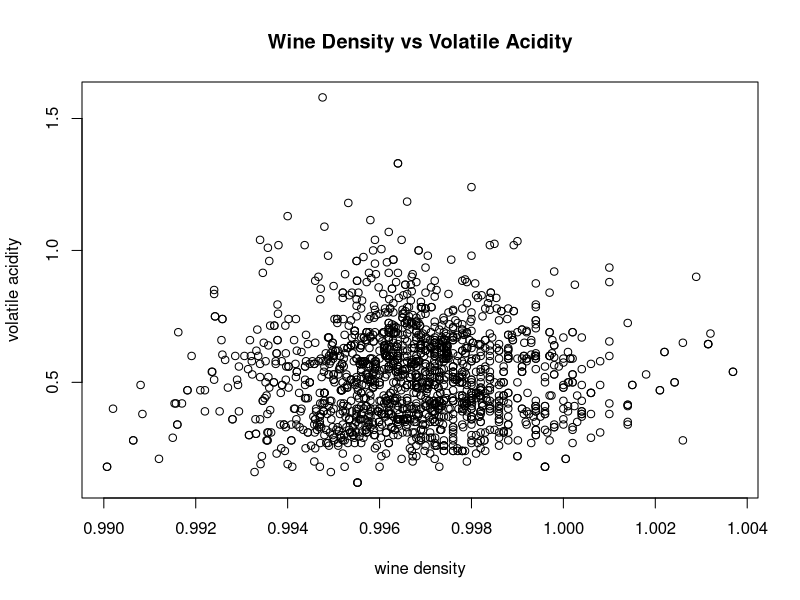
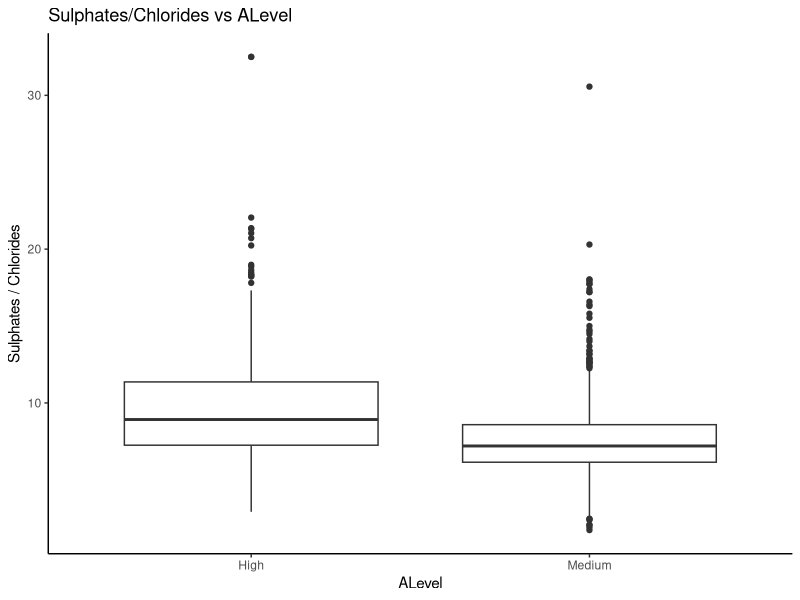
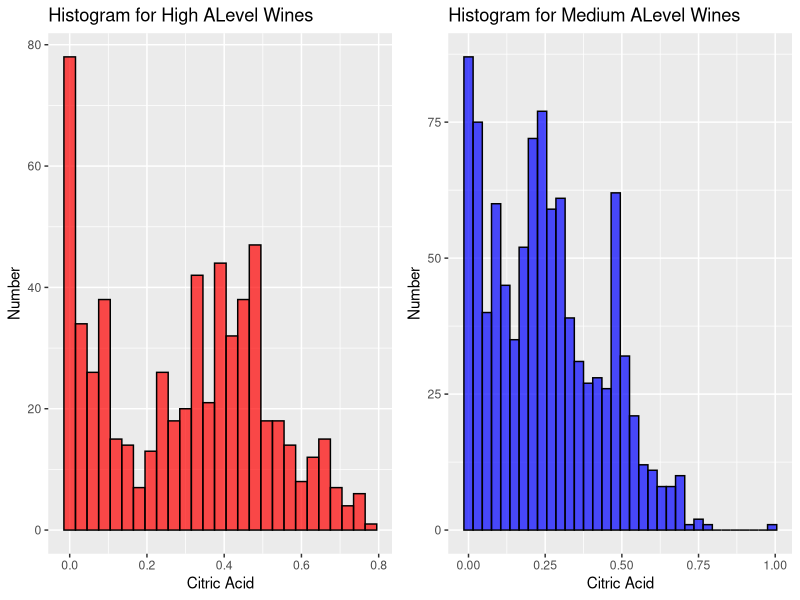
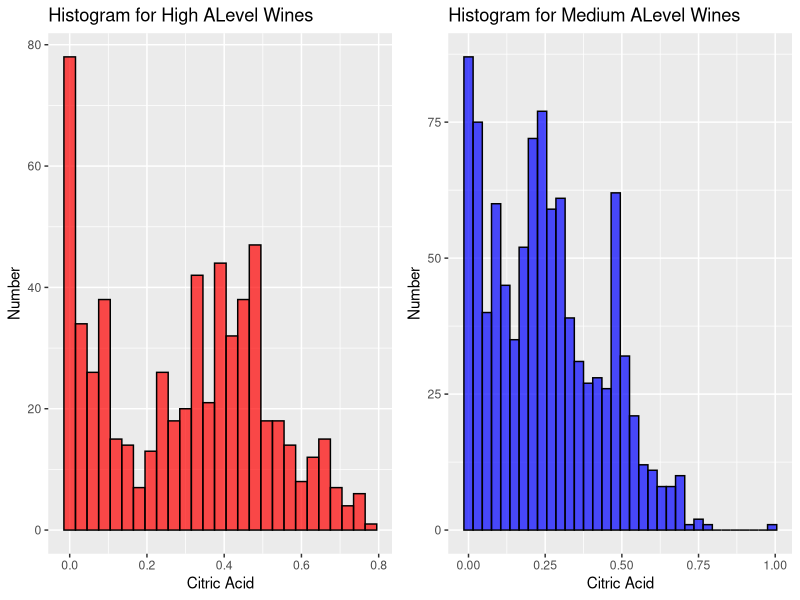
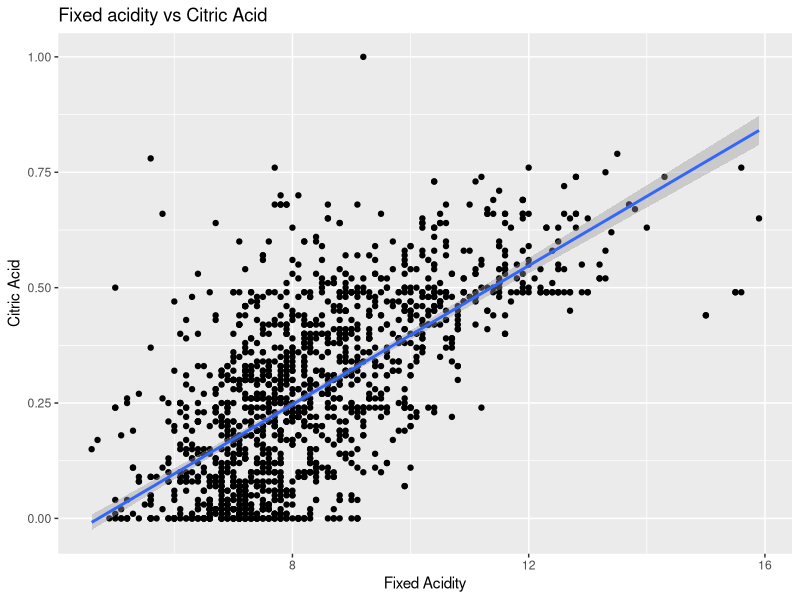
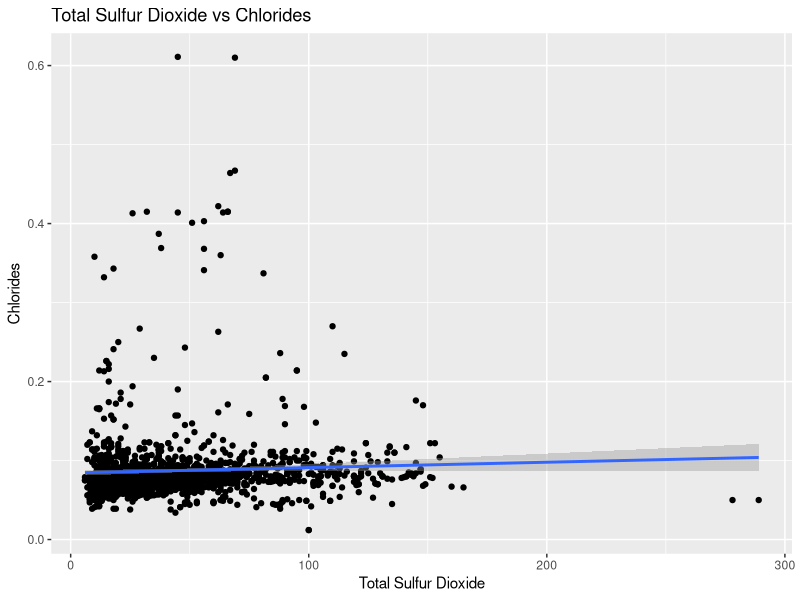
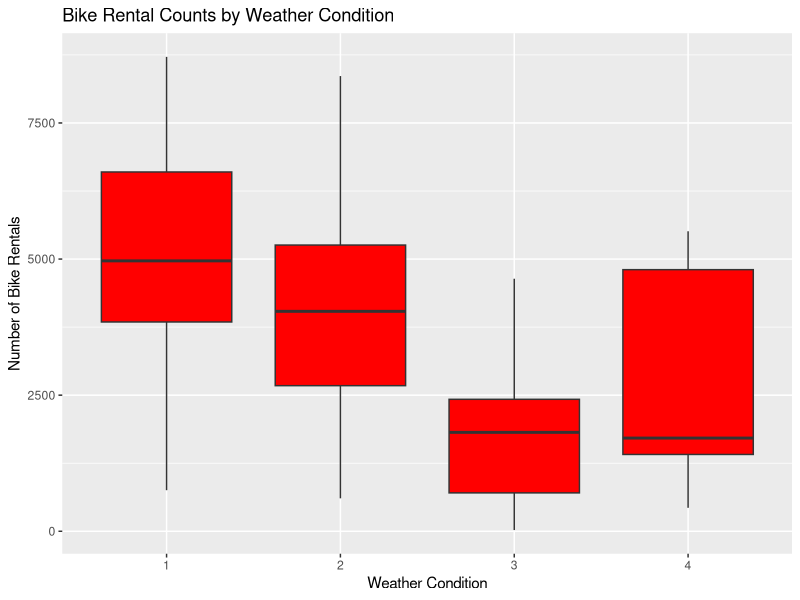
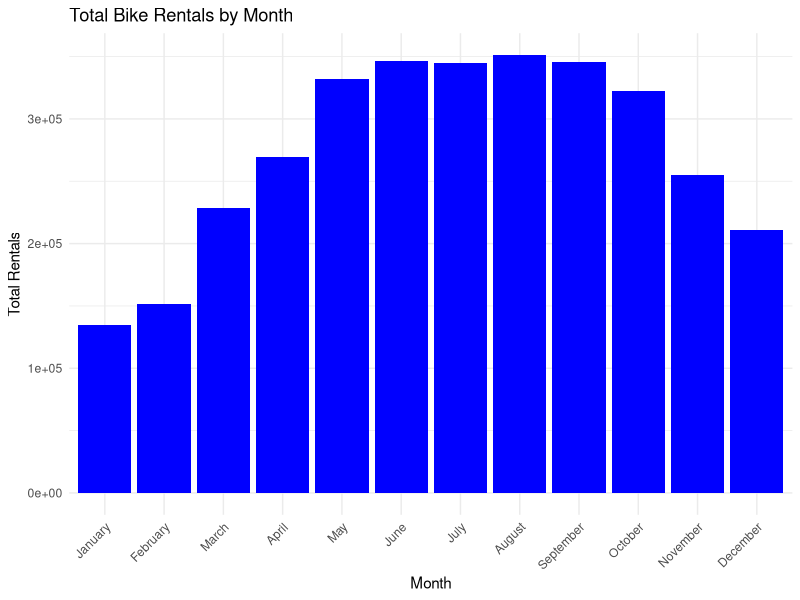

These figures' R source, in order:
#libraries
library(dplyr)
library(ggplot2)
library(gridExtra)

# reading the data
red_wine_data = read.csv("winequality-red.csv")

# finding the median quality and mean alcohol level
median_quality <- median(red_wine_data$quality)
mean_alcohol_level <- mean(red_wine_data$alcohol)

# generating scatter plot
plot(
  red_wine_data$density,
  red_wine_data$volatile_acidity,
  xlab = "wine density",
  ylab = "volatile acidity",
  main = "Wine Density vs Volatile Acidity",
)

# creating ALevel variable
red_wine_data <- red_wine_data %>%
  mutate(ALevel = ifelse(alcohol > 10.5, "High", "Medium"))

# calculating the sulphates/chlorides
red_wine_data <- red_wine_data %>%
  mutate(sulphates_chlorides = sulphates / chlorides)

# generating box plot
box_plot <- ggplot(red_wine_data, aes(x = ALevel, y = sulphates_chlorides)) +
  geom_boxplot() +
  labs(
    title = "Sulphates/Chlorides vs ALevel",
    x = "ALevel",
    y = "Sulphates / Chlorides"
  ) +
  theme_classic()

print(box_plot)

# samples in high category
high_samples <- red_wine_data %>%
  filter(ALevel == "High") %>%
  nrow()
print(high_samples)



# Histogram for High ALevel (> 10.5)
high_Alevel_plot <- ggplot(filter(red_wine_data, ALevel == "High"), aes(x = citric_acid)) +
  geom_histogram(binwidth = 0.03, fill = "red", color = "black", alpha = 0.7) +
  labs(title = "Histogram for High ALevel Wines",
       x = "Citric Acid",
       y = "Number")

# Histogram for Medium ALevel (<= 10.5)
medium_Alevel_plot <- ggplot(filter(red_wine_data, ALevel == "Medium"), aes(x = citric_acid)) +
  geom_histogram(binwidth = 0.03, fill = "blue", color = "black", alpha = 0.7) +
  labs(title = "Histogram for Medium ALevel Wines",
       x = "Citric Acid",
       y = "Number")

# Display histograms side by side
grid.arrange(high_Alevel_plot, medium_Alevel_plot, ncol = 2)



# Function to create a histogram
create_histogram <- function(data, title, fill_color) {
  ggplot(data, aes(x = citric_acid)) +
    geom_histogram(binwidth = 0.03, fill = fill_color, color = "black", alpha = 0.7) +
    labs(
      title = title,
      x = "Citric Acid",
      y = "Number"
    )
}

# Create histograms for High and Medium ALevel
high_Alevel_plot <- create_histogram(filter(red_wine_data, ALevel == "High"), "Histogram for High ALevel Wines", "red")
medium_Alevel_plot <- create_histogram(filter(red_wine_data, ALevel == "Medium"), "Histogram for Medium ALevel Wines", "blue")

# Display histograms side by side
grid.arrange(high_Alevel_plot, medium_Alevel_plot, ncol = 2)

# Scatterplot: Fixed acidity vs Citric Acid
scat_plot1 <- ggplot(red_wine_data, aes(x = fixed_acidity, y = citric_acid)) +
  geom_point() + geom_smooth(method = "lm") +
  labs(x = "Fixed Acidity",
       y = "Citric Acid",
       title = "Fixed acidity vs Citric Acid")
print(scat_plot1)

# Scatterplot: Total Sulfur Dioxide vs Chlorides
scat_plot2 <- ggplot(red_wine_data, aes(x = total_sulfur_dioxide, y = chlorides)) +
  geom_point() + geom_smooth(method = "lm") +
  labs(x = "Total Sulfur Dioxide",
       y = "Chlorides",
       title = "Total Sulfur Dioxide vs Chlorides")
print(scat_plot2)


# reading the data
bikes_data <- read.csv("bikes.csv")

# Summary statistics for quantitative variables
quantitative_values <- bikes_data %>%
  summarise(
    temp_range = max(temp) - min(temp),
    temp_mean = mean(temp, na.rm = TRUE),
    temp_standarddeviation = sd(temp, na.rm = TRUE),
    
    atemp_range = max(atemp) - min(atemp),
    atemp_mean = mean(atemp, na.rm = TRUE),
    atemp_standarddeviation= sd(atemp, na.rm = TRUE),
    
    humidity_range = max(humidity) - min(humidity),
    humidity_mean = mean(humidity, na.rm = TRUE),
    humidity_standarddeviation = sd(humidity, na.rm = TRUE),
    
    windspeed_range = max(windspeed) - min(windspeed),
    windspeed_mean = mean(windspeed, na.rm = TRUE),
    windspeed_standarddeviation = sd(windspeed, na.rm = TRUE),
    
    count_range = max(count) - min(count),
    count_mean = mean(count, na.rm = TRUE),
    count_standarddeviation = sd(count, na.rm = TRUE)
  )

print(quantitative_values)

# Summary statistics for quantitative variables
quantitative_values <- bikes_data %>%
  summarise(across(c(temp, atemp, humidity, windspeed, count), 
                   list(
                     range = ~max(.x, na.rm = TRUE) - min(.x, na.rm = TRUE),
                     mean = ~mean(.x, na.rm = TRUE),
                     standarddeviation = ~sd(.x, na.rm = TRUE)
                   ), .names = "{.col}_{.fn}")
  )
print(quantitative_values)



# Season having the highest average bike rental count
season_average <- bikes_data %>%
  group_by(season) %>%
  summarise(count_mean = mean(count, na.rm = TRUE)) %>%
  arrange(desc(count_mean))

# Print the average of every seson
print(season_average)

# Extract the season with the highest average bike rental count
Season_with_highest_average_count <- season_average %>%
  slice(1)

# Print the season with the highest average count
print(Season_with_highest_average_count)



# Calculate the average bike rental count for each season and sort in descending order
season_average <- bikes_data %>%
  group_by(season) %>%
  summarise(count_mean = mean(count, na.rm = TRUE)) %>%
  arrange(desc(count_mean))

# Display the average bike rental count for all seasons
print(season_average)

# Display the season with the highest average bike rental count
print(season_average[1, ])

# boxplot to visualize bike rental counts across different weather conditions
ggplot(bikes_data, aes(x = factor(weather), y = count)) +
  geom_boxplot(fill = "red") +  
  labs(
    title = "Bike Rental Counts by Weather Condition", 
    x = "Weather Condition",  
    y = "Number of Bike Rentals"  
  )


# Ensure the 'date' column is converted to Date type and extract the month as a new column
bikes_data$date <- as.Date(bikes_data$date, format = "%m/%d/%y")
bikes_data$month <- format(bikes_data$date, "%B")  # Extract month in full name

# Create a bar plot showing the total number of rentals for each month
ggplot(bikes_data, aes(x = factor(month, levels = month.name), weight = count)) +
  geom_bar(fill = "blue") +  
  labs(title = "Total Bike Rentals by Month",  
       x = "Month",  
       y = "Total Rentals") +  
  theme_minimal() +  
  theme(axis.text.x = element_text(angle = 45, hjust = 1))  



# Load necessary libraries
library(ggplot2)
library(reshape2)
library(dplyr)

# Select relevant quantitative variables
quantitative_values <- bikes_data %>%
  select(temp, atemp, humidity, windspeed, count)

# Create a correlation matrix
correlation_matrix <- cor(quantitative_values, use = "complete.obs")

# Print the correlation matrix
print(correlation_matrix)

# Reshape the correlation matrix for visualization using melt
correlation_data <- melt(correlation_matrix)

# Visualize the correlation matrix using ggplot2
ggplot(correlation_data, aes(Var1, Var2, fill = value)) +
  geom_tile(color = "white") +  
  scale_fill_gradient2(low = "green", high = "red", mid = "white", midpoint = 0) +
  labs(title = "Correlation Matrix of Quantitative Variables",
       x = "Variables",
       y = "Variables") +
  theme_minimal() +  
  theme(axis.text.x = element_text(angle = 45, hjust = 1))  








# Load necessary libraries
library(ggplot2)
library(dplyr)
library(reshape2)

# Select relevant quantitative variables from the full dataset
quantitative_values <- bikes_data %>% 
  select(temp, atemp, humidity, windspeed, count)

# Create a correlation matrix
correlation_matrix <- cor(quantitative_values, use = "complete.obs")

# Print the correlation matrix
print(correlation_matrix)

# Reshape the correlation matrix for visualization using melt
correlation_data <- melt(correlation_matrix)

# Visualize the correlation matrix using ggplot2
ggplot(correlation_data, aes(Var1, Var2, fill = value)) +
  geom_tile(color = "white") +  # Add grid lines for better readability
  scale_fill_gradient2(low = "blue", high = "red", mid = "white", midpoint = 0) +
  labs(title = "Correlation Matrix of Quantitative Variables",
       x = "Variables",
       y = "Variables") +
  theme_minimal() +  # Apply a clean theme
  theme(axis.text.x = element_text(angle = 45, hjust = 1))  # Rotate x-axis labels for readability

# Scatterplot matrix for visualizing relationships between variables
pairs(quantitative_values, main = "Scatterplot Matrix of Quantitative Variables")

